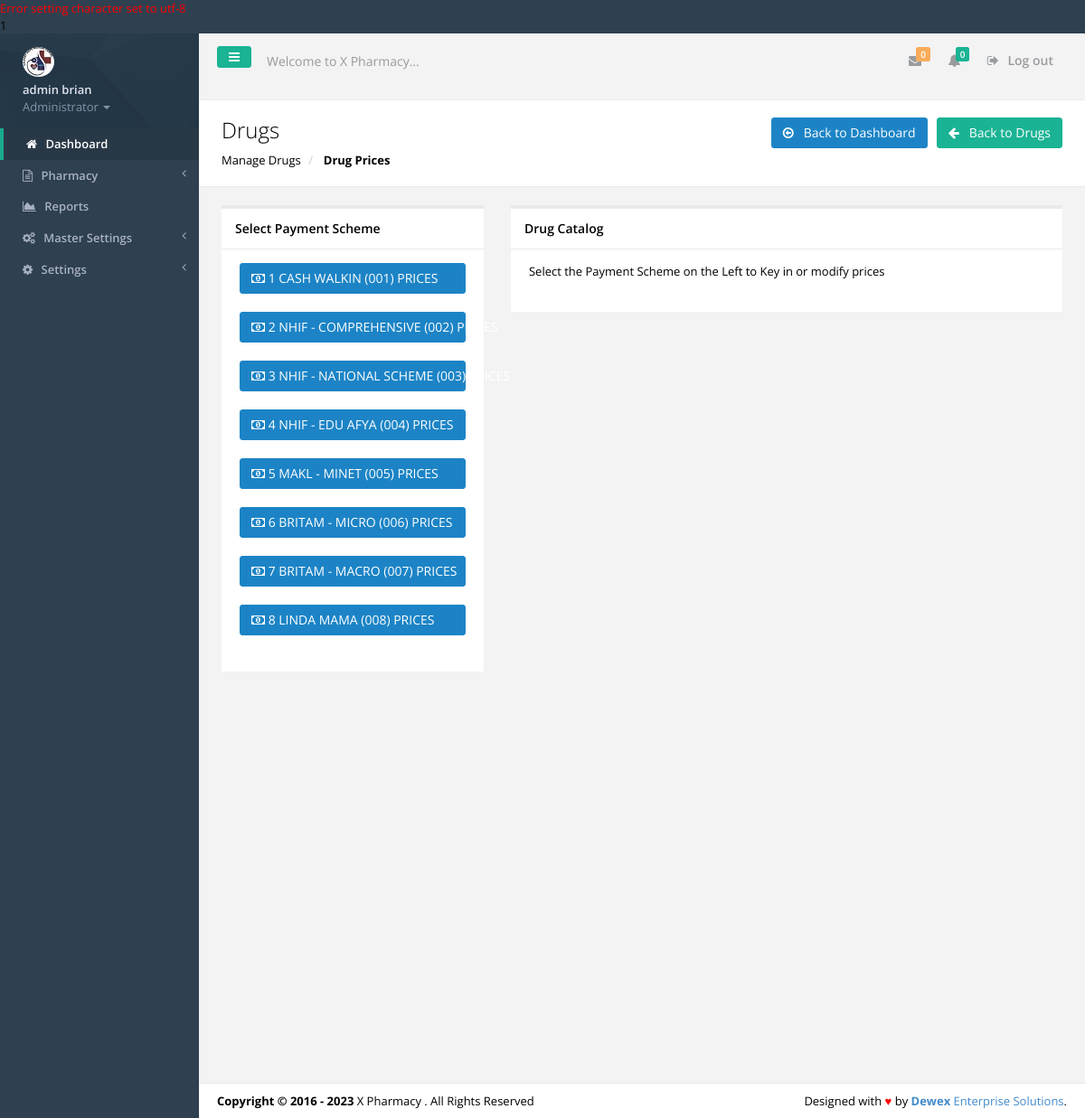
Page /manage-prices.php (signed in) on the committed database.
### tables this page shows
CREATE TABLE IF NOT EXISTS `tbl_users` (
  `id` int(11) NOT NULL,
  `f_name` varchar(30) NOT NULL,
  `s_name` varchar(30) NOT NULL,
  `id_no` varchar(30) NOT NULL,
  `email` varchar(30) NOT NULL,
  `phone` varchar(15) NOT NULL,
  `password` varchar(200) NOT NULL,
  `user_l` varchar(50) NOT NULL,
  `profile_image` varchar(45) NOT NULL,
  `active` varchar(30) NOT NULL
);

CREATE TABLE IF NOT EXISTS `tbl_settings` (
  `settings_id` int(11) NOT NULL,
  `slogan` varchar(100) NOT NULL,
  `l_status` varchar(10) NOT NULL,
  `system_name` varchar(30) NOT NULL,
  `campaigner_name` varchar(30) NOT NULL,
  `campaigner_short_name` varchar(30) NOT NULL,
  `campaign_location` varchar(30) NOT NULL,
  `seat` varchar(30) NOT NULL,
  `inst_date` varchar(15) NOT NULL,
  `photo` varchar(30) NOT NULL,
  `photo_size` varchar(10) NOT NULL,
  `photo_type` varchar(20) NOT NULL,
  `custom_reply_msg` varchar(500) NOT NULL,
  `address` varchar(50) NOT NULL,
  `phone` varchar(30) NOT NULL,
  `email` varchar(30) NOT NULL
);

CREATE TABLE IF NOT EXISTS `tbl_paymentschemes` (
  `pscheme_id` int(11) NOT NULL,
  `pscheme_code` varchar(20) NOT NULL,
  `pscheme_name` varchar(100) NOT NULL,
  `pscheme_details` varchar(100) NOT NULL,
  `pscheme_oplimit` varchar(30) NOT NULL,
  `pscheme_iplimit` varchar(30) NOT NULL,
  `pscheme_copayments` varchar(30) NOT NULL
);

### includes/authenticate.php (called while the page is built, shortened)
<?php
require_once 'inc/auth.php';
$signedemail = $_SESSION['email'];
$adminDetails = mysqli_query($dbconnect,"SELECT * FROM tbl_users WHERE email='$signedemail'");
$dd = mysqli_fetch_assoc($adminDetails);
$sfname = $dd['f_name'];
$ssname = $dd['s_name'];
$user_l = $dd['user_l'];
?>

### inc/auth.php (called while the page is built, shortened)
<?php
include('config.php');
$dbhost = "localhost";
$dbuser = "root";
$dbpass = "";
$dbname = "hms_pharmacy_module";
$dbconnect = new mysqli($dbhost, $dbuser, $dbpass, $dbname);
$get_system_settings = mysqli_query($dbconnect,"SELECT * FROM tbl_settings LIMIT 1");
$smartC = mysqli_fetch_array($get_system_settings);
$smart_name = $smartC['system_name'];
?>

### manage-prices.php (the view, shortened to what this page needs)
<?php include('includes/authenticate.php'); ?>
<!DOCTYPE html>
<html>
<head>
    <?php include('includes/meta.php');?>
    <link href="css/plugins/dataTables/dataTables.bootstrap.css" rel="stylesheet">
    <link href="css/plugins/dataTables/dataTables.responsive.css" rel="stylesheet">
    <link href="css/plugins/dataTables/dataTables.tableTools.min.css" rel="stylesheet">
</head>
<body>
    <div id="wrapper">
	<?php include('includes/sidebar.php');?>
        <div id="page-wrapper" class="gray-bg">
        <div class="row border-bottom">
			<?php include('includes/top-nav.php'); ?>
        </div>
		<div class="row wrapper border-bottom white-bg page-heading">
			<div class="col-lg-7">
				<h2>Drugs</h2>
				<ol class="breadcrumb">
					<li>
						<a href="drugs.php"> Manage Drugs</a>
					</li>
					<li class="active">
						<strong>Drug Prices</strong>
					</li>
				</ol>
			</div>
				<div class="col-lg-5">
				<p class="pull-right"><br>
				<span><a href="index.php"><button class="btn btn-success" type="button"><i class="fa fa-arrow-circle-o-left"></i>&nbsp;&nbsp;<span class="bold"> Back to Dashboard</span></button></a></span> &nbsp; <span><a href="drugs.php"><button class="btn btn-primary" type="button"><i class="fa fa-arrow-left"></i>&nbsp;&nbsp;<span class="bold"> Back to Drugs</span></button></a></span>
				</p>
				</div>
		</div>
        <div class="wrapper wrapper-content">
                <div class="row">
					<div class="col-lg-4">
						<div class="ibox float-e-margins">
                        <div class="ibox-title">
                            <h5>Select Payment Scheme </h5>
						</div>
                        <div class="ibox-content">
                           <div class="row">
								<div class="col-sm-12">
									<div class="form-group">
										<?php
										$No = 0;
										$find_schemes = mysqli_query($dbconnect,"SELECT * FROM tbl_paymentschemes");
										while ($skim = mysqli_fetch_array($find_schemes)){
											$No = $No+1;
											$skim_code = $skim['pscheme_code'];
											$skim_name = $skim['pscheme_name'];
											?>
											<div class="form-group">
												<a href="view-prices.php?scode=<?php echo $skim_code ?>"><button class="btn btn-md btn-success btn-scheme" type="submit"><i class="fa fa-money"></i> <?php echo "$No $skim_name ($skim_code) PRICES"; ?></button></a>
											</div>
											<?php
										}
										?>
									</div>
								</div>
							</div>
						</div>
					 </div>
					</div>
					<div class="col-lg-8">
						<div class="ibox float-e-margins">
                        <div class="ibox-title">
                            <h5>Drug Catalog</h5>
						</div>
                        <div class="ibox-content">
                           <div class="row">
								<div class="col-sm-12">
									<div class="form-group">
								<span>Select the Payment Scheme on the Left to Key in or modify prices</span>
									</div>
								</div>
							</div>
						</div>
					 </div>
					</div>
			</div>
        </div>
		<?php include 'includes/footer.php'?>
        </div>
    </div>
</body>
</html>

### includes/sidebar.php (shortened to what this page needs)
<nav class="navbar-default navbar-static-side" role="navigation">
            <div class="sidebar-collapse">
                <ul class="nav" id="side-menu">
                    <li class="nav-header">
                        <div class="dropdown profile-element"> <span>
                            <img alt="image" class="img-circle" src="img/profile_small.jpg" />
                             </span>
                            <a data-toggle="dropdown" class="dropdown-toggle" href="#">
                            <span class="clear"> <span class="block m-t-xs"> <strong class="font-bold"><?php echo "$sfname $ssname";?></strong>
                             </span> <span class="text-muted text-xs block">Administrator <b class="caret"></b></span> </span> </a>
                        </div>
                    </li>
                    <li class="active">
                        <a href="index.php"><i class="fa fa-home"></i> <span class="nav-label">Dashboard</span></a>
                    </li>
					<?php
					if($user_l=='PHARMACY'||$user_l=='ADMINISTRATOR'){
					?>
					<li>
                        <a href="#"><i class="fa fa-file-text-o"></i> <span class="nav-label">Pharmacy </span><span class="fa arrow"></span></a>
                    </li>
					<?php
					}
					if($user_l=='ADMINISTRATOR'){
					?>
					 <li>
                        <a href="reports.php"><i class="fa fa-area-chart"></i> <span class="nav-label">Reports</a>
                    </li>
                    <li>
                        <a href="#"><i class="fa fa-cogs"></i> <span class="nav-label">Master Settings</span><span class="fa arrow"></span></a>
                    </li>
                    <li>
                        <a href="#"><i class="fa fa-gear"></i> <span class="nav-label"> Settings</span><span class="fa arrow"></span></a>
                    </li>
					<?php
					}
					?>
                </ul>
            </div>
        </nav>

### includes/top-nav.php (shortened to what this page needs)
<nav class="navbar navbar-static-top" role="navigation" style="margin-bottom: 0">
        <div class="navbar-header">
            <a class="navbar-minimalize minimalize-styl-2 btn btn-primary " href="#"><i class="fa fa-bars"></i> </a>
            <form role="search" class="navbar-form-custom" method="post" action="search_results.html">
                <div class="form-group">
                    <input type="text" placeholder="Welcome to <?php echo $smart_name; ?>..." class="form-control" name="top-search" id="top-search">
                </div>
            </form>
        </div>
            <ul class="nav navbar-top-links navbar-right">
                <li>
                    <a class="count-info" tooltip="Unread" href="#">
                        <i class="fa fa-envelope"></i>  <span class="label label-warning">0</span>
                    </a>
                </li>
                <li>
                    <a class="count-info" data-toggle="dropdowhn" tooltip="Marked Important" href="#">
                        <i class="fa fa-bell"></i>  <span class="label label-primary">0</span>
                    </a>
                 </li>
				<li>
                    <a href="logout.php?logout">
                        <i class="fa fa-sign-out"></i> Log out
                    </a>
                </li>
            </ul>
	</nav>

### includes/footer.php
<div class="footer">
    <div class="pull-right">
        Designed with <span style="color:red">&hearts;</span> by <a href="mailto: isaacwex@gmail.com tel:0729522550" target="_blank" title="We're Dewex Enterprise Solutions" target="_blank" rel="dofollow"><strong>Dewex</strong> Enterprise Solutions</a>.
    </div>
    <div>
        <strong>Copyright &copy; 2016 - <?php echo date('Y'); ?></strong> <?php echo $smart_name; ?> . All Rights Reserved
    </div>
</div>

### manage-prices.php (style rules this page uses)
.btn-scheme { width:100%; text-align:left; }

### rows in the picture
tbl_users: f_name "admin", s_name "brian"
tbl_settings: top-search "Welcome to X Pharmacy...", system_name "X Pharmacy"
tbl_paymentschemes: pscheme_name "CASH WALKIN", pscheme_code "001"
tbl_paymentschemes: pscheme_name "NHIF - COMPREHENSIVE", pscheme_code "002"
tbl_paymentschemes: pscheme_name "NHIF - NATIONAL SCHEME", pscheme_code "003"
tbl_paymentschemes: pscheme_name "NHIF - EDU AFYA", pscheme_code "004"
tbl_paymentschemes: pscheme_name "MAKL - MINET", pscheme_code "005"
tbl_paymentschemes: pscheme_name "BRITAM - MICRO", pscheme_code "006"
tbl_paymentschemes: pscheme_name "BRITAM - MACRO", pscheme_code "007"
tbl_paymentschemes: pscheme_name "LINDA MAMA", pscheme_code "008"

### other values in the picture
$dbconnect->error() "1"
